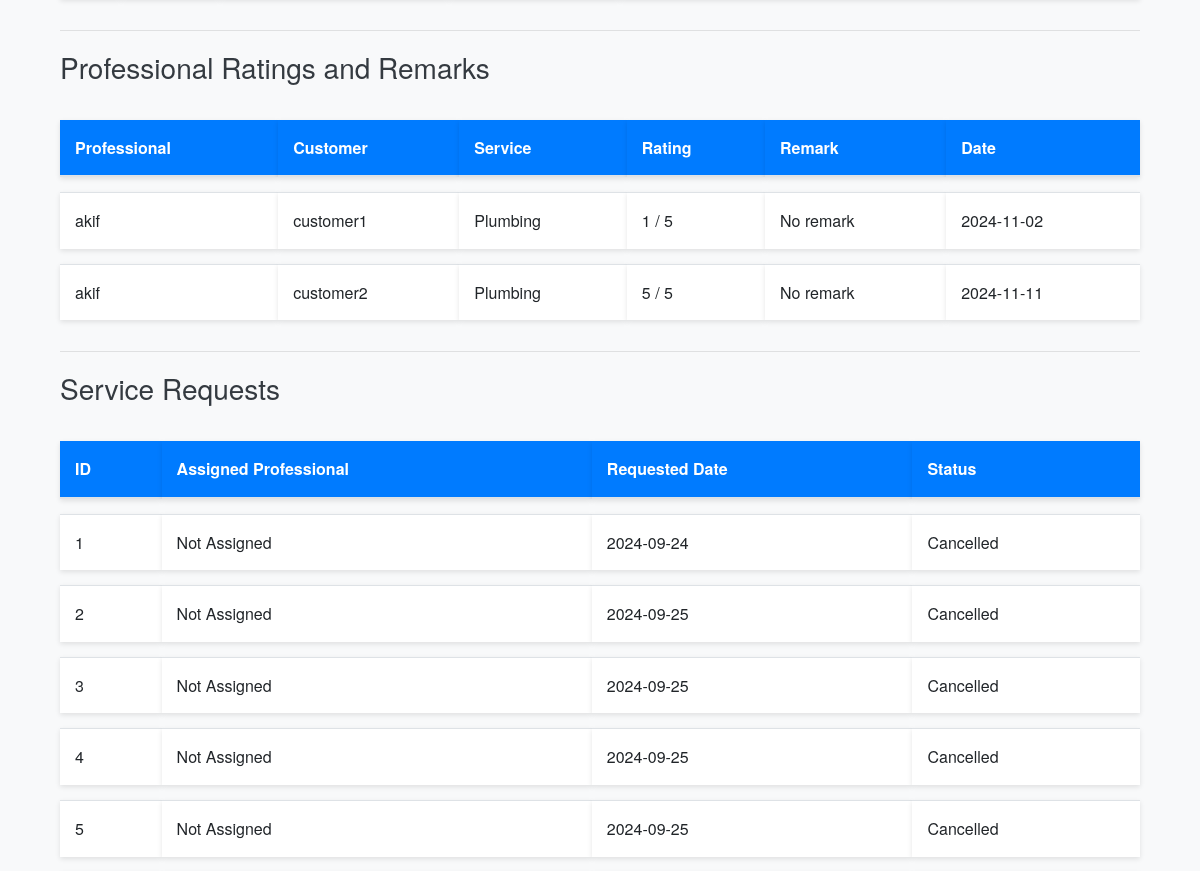
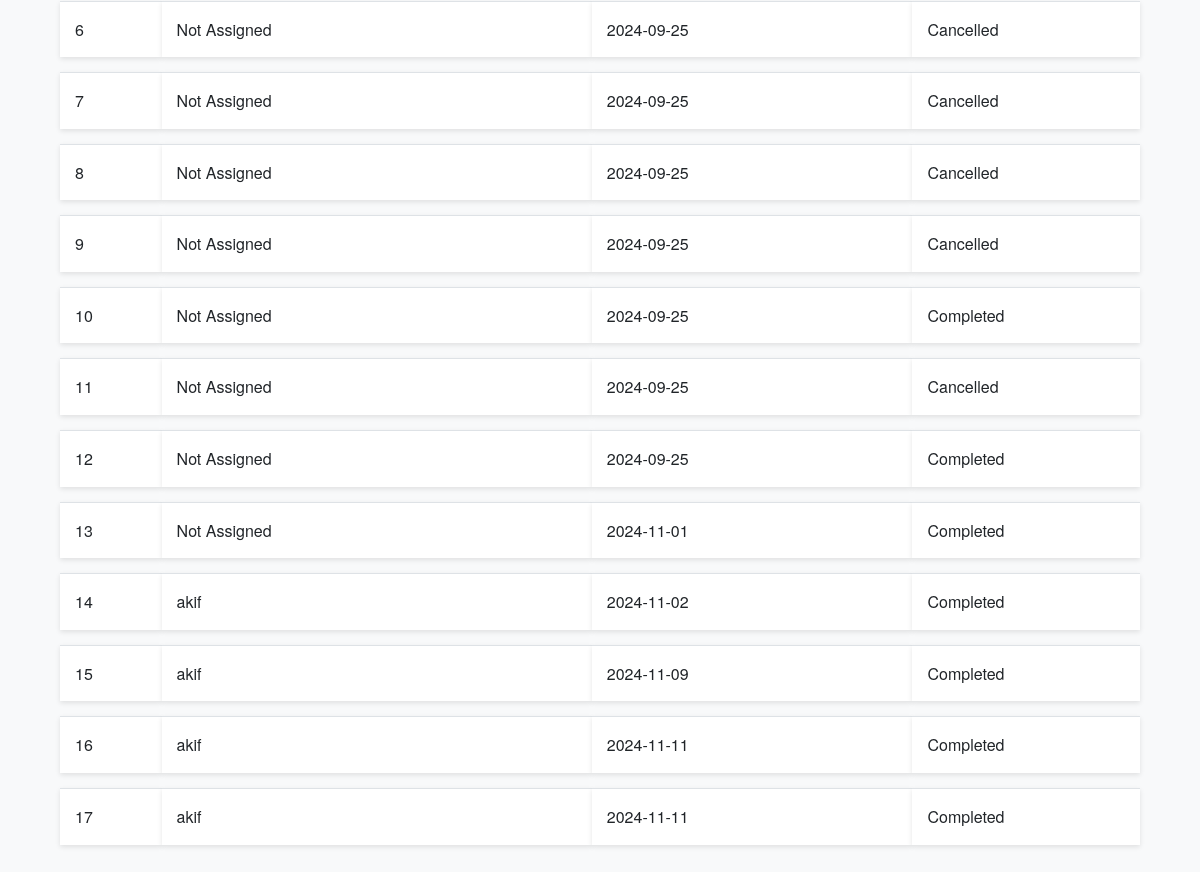
The app's page /admin/dashboard (signed in, lower part), older data (2 pictures, top to bottom).
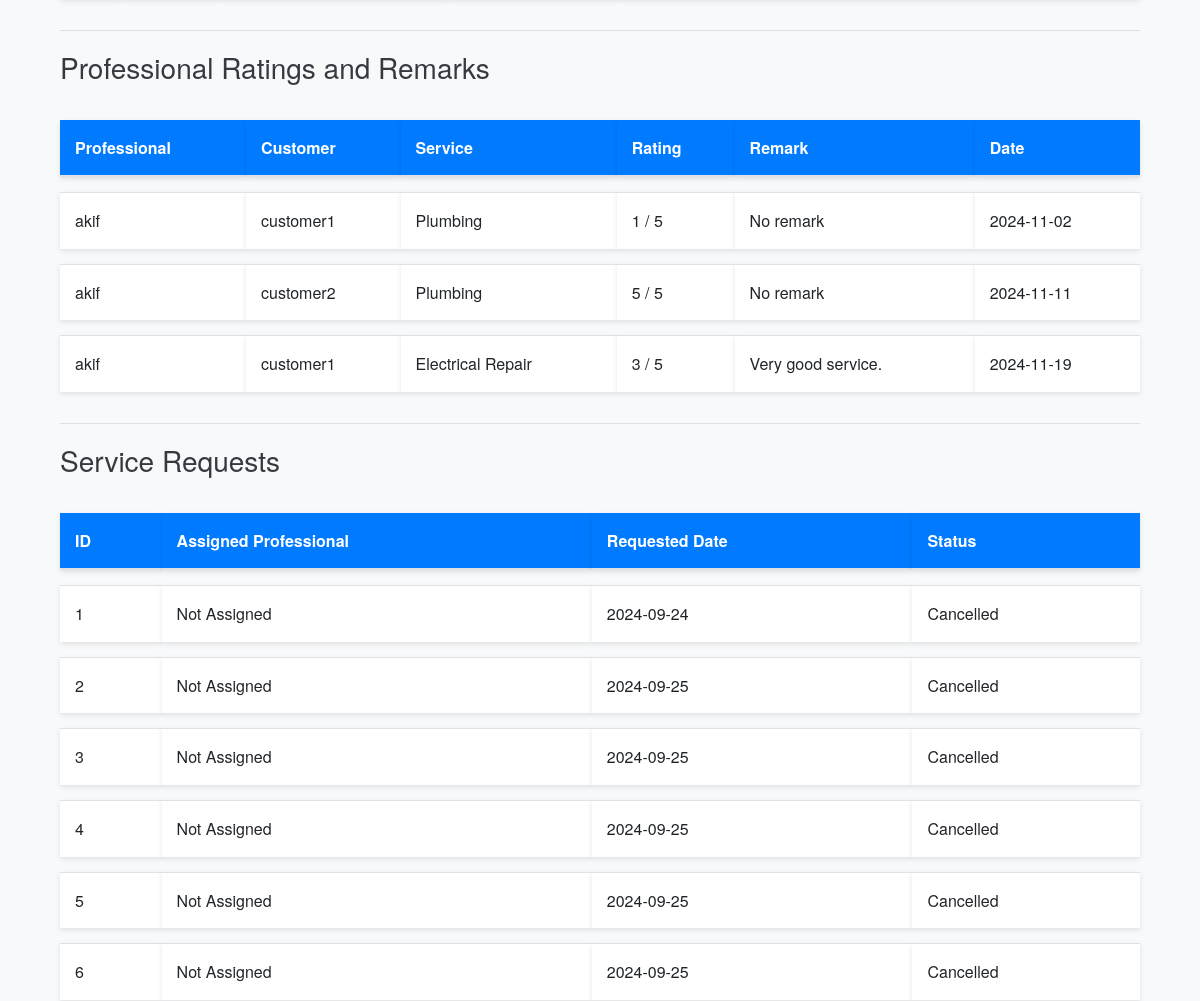
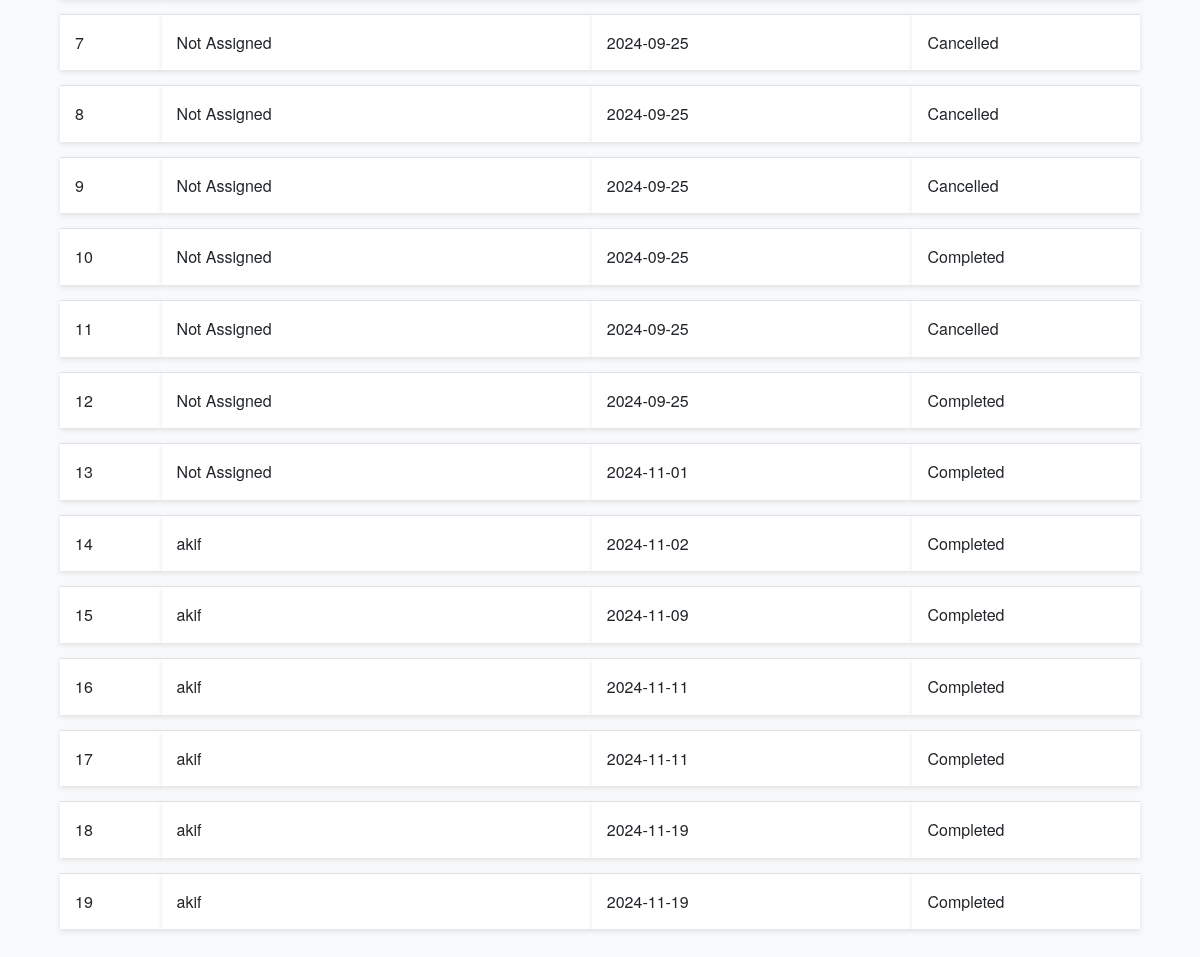
The same page, newer data (2 pictures, top to bottom).
### models.py (models this page shows, shortened)
class ServiceRequest(db.Model):
    __tablename__ = 'service_requests'
    id = db.Column(db.Integer, primary_key=True)
    service_id = db.Column(db.Integer, db.ForeignKey('services.id'), nullable=False)
    customer_id = db.Column(db.Integer, db.ForeignKey('users.id'), nullable=False)
    professional_id = db.Column(db.Integer, db.ForeignKey('users.id'))
    service_status = db.Column(db.String(20), nullable=False, default='requested')
    service = db.relationship('Service', backref='service_requests')
    date_of_request = db.Column(db.DateTime, default=datetime.utcnow)
    date_of_completion = db.Column(db.DateTime)
    remarks = db.Column(db.Text)
    rating = db.Column(db.Integer)

class User(UserMixin, db.Model):
    __tablename__ = 'users'
    id = db.Column(db.Integer, primary_key=True)
    username = db.Column(db.String(100), unique=True, nullable=False)
    password = db.Column(db.String(128), nullable=False)
    role = db.Column(db.String(20), nullable=False)
    is_active = db.Column(db.Boolean, default=True)
    date_created = db.Column(db.DateTime, default=datetime.utcnow)
    date_completed = db.Column(db.DateTime)
    contact_number = db.Column(db.String(15), nullable=True)
    location = db.Column(db.String(255), nullable=True)
    pin_code = db.Column(db.String(10), nullable=True)
    is_approved = db.Column(db.Boolean, default=False)
    service_type = db.Column(db.String(100))
    experience = db.Column(db.Integer)
    resume_filename = db.Column(db.String(200))
    approval_status = db.Column(db.String(50), default='pending')
    customer_service_requests = db.relationship('ServiceRequest', backref='customer', foreign_keys='ServiceRequest.customer_id', lazy='dynamic')
    professional_service_requests = db.relationship('ServiceRequest', backref='professional', foreign_keys='ServiceRequest.professional_id', lazy='dynamic')

class Service(db.Model):
    __tablename__ = 'services'
    id = db.Column(db.Integer, nullable =False, primary_key=True)
    name = db.Column(db.String(100), nullable=False)
    base_price = db.Column(db.Float, nullable=False)
    time_required = db.Column(db.Integer, nullable=False)
    description = db.Column(db.Text)

### routes.py (the view)
@app.route('/admin/dashboard')
@login_required
def admin_dashboard():
    if current_user.role != 'admin':
        flash('Access denied.')
        return redirect(url_for('index'))
    services = Service.query.all()
    professionals = User.query.filter_by(role='professional').all()
    service_requests = ServiceRequest.query.all()
    pending_professionals = User.query.filter_by(role='professional', approval_status='pending').all()
    rated_service_requests = ServiceRequest.query.filter(ServiceRequest.rating.isnot(None)).all()
    return render_template('admin_dashboard.html', services=services, professionals=professionals, service_requests=service_requests, pending_professionals=pending_professionals, rated_service_requests=rated_service_requests)

### app.py (called while the page is built)
@login_manager.user_loader
def load_user(user_id):
    return User.query.get(int(user_id))

### templates/admin_dashboard.html (shortened to what this page needs)
{% extends 'base.html' %}
{% block content %}
<div class="container mt-4">
    <table class="table table-striped">
    </table>
    <hr>
    <h3>Professional Ratings and Remarks</h3>
    <table class="table table-striped">
        <thead>
            <tr>
                <th>Professional</th>
                <th>Customer</th>
                <th>Service</th>
                <th>Rating</th>
                <th>Remark</th>
                <th>Date</th>
            </tr>
        </thead>
        <tbody>
            {% for request in rated_service_requests %}
            <tr>
                <td>{{ request.professional.username }}</td>
                <td>{{ request.customer.username }}</td>
                <td>{{ request.service.name }}</td>
                <td>{{ request.rating }} / 5</td>
                <td>{{ request.remarks or 'No remark' }}</td>
                <td>{{ request.date_of_completion.strftime('%Y-%m-%d') if request.date_of_completion else '' }}</td>
            </tr>
            {% endfor %}
        </tbody>
    </table>
    <hr>
    <h3>Service Requests</h3>
    <table class="table table-striped">
        <thead>
            <tr>
                <th>ID</th>
                <th>Assigned Professional</th>
                <th>Requested Date</th>
                <th>Status</th>
            </tr>
        </thead>
        <tbody>
            {% for request in service_requests %}
            <tr>
                <td>{{ request.id }}</td>
                <td>
                    {% if request.professional %}
                        {{ request.professional.username }}
                    {% else %}
                        Not Assigned
                    {% endif %}
                </td>
                <td>{{ request.date_of_request.strftime('%Y-%m-%d') }}</td>
                <td>{{ request.service_status.capitalize() }}</td>
            </tr>
            {% endfor %}
        </tbody>
    </table>
</div>
{% endblock %}

Row changes from the older to the newer data that the page shows:
added ServiceRequest: professional.username "akif", customer.username "customer1", service.name "Electrical Repair", rating "3", remarks "Very good service.", date_of_completion "2024-11-19", id "19", date_of_request "2024-11-19", service_status "Completed"
added ServiceRequest: id "18", professional.username "akif", date_of_request "2024-11-19", service_status "Completed", shown under "Service Requests"
